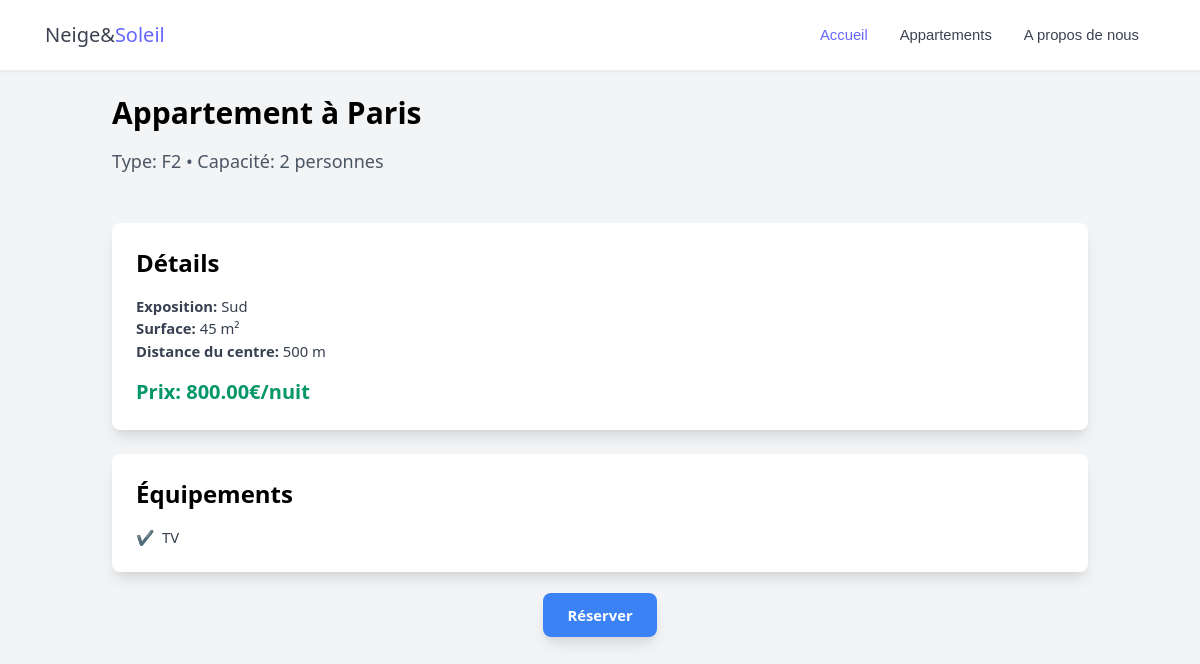
Page /Controlleur/c_detail_annonces.php?id_batiment=B001&numero_appartement=101&prix=800.00 on the committed database.
### tables this page shows
CREATE TABLE IF NOT EXISTS VILLE (
        ID_VILLE INT NOT NULL AUTO_INCREMENT,
        NOM VARCHAR(128) DEFAULT NULL,
        CONSTRAINT PK_VILLE PRIMARY KEY (ID_VILLE)
    );

CREATE TABLE IF NOT EXISTS APPARTEMENT (
        ID_BATIMENT VARCHAR(30) NOT NULL,
        NUMERO_APPARTEMENT INT NOT NULL,
        ID_VILLE INT NOT NULL,
        ID_PROPRIETAIRE INT NOT NULL,
        ADRESSE VARCHAR(70) NOT NULL,
        CODE_POSTAL INT NOT NULL,
        IMG1 mediumblob DEFAULT NULL,
        IMG2 mediumblob DEFAULT NULL,
        IMG3 mediumblob DEFAULT NULL,
        IMG4 mediumblob DEFAULT NULL,
        TYPE ENUM('F1', 'F2', 'F3', 'F4', 'F5') NOT NULL,
        EXPOSITION ENUM('Nord', 'Nord-est','Nord-ouest','Sud','Sud-est','Sud-ouest','Est', 'Ouest') NOT NULL,
        SURFACE_HABITABLE INT NOT NULL,
        SURFACE_BALCON INT DEFAULT NULL,
        CAPACITE INT NOT NULL,
        DISTANCE INT NOT NULL,
        CONSTRAINT PK_APPARTEMENT PRIMARY KEY (ID_BATIMENT, NUMERO_APPARTEMENT),
        CONSTRAINT FK_APPARTEMENT_VILLE FOREIGN KEY (ID_VILLE) REFERENCES VILLE(ID_VILLE) on update cascade,
        CONSTRAINT FK_APPARTEMENT_PROPRIETAIRE FOREIGN KEY (ID_PROPRIETAIRE) REFERENCES PROPRIETAIRE(ID_PROPRIETAIRE) on update cascade on delete cascade,
        CONSTRAINT FK_APPARTEMENT_BATIMENT FOREIGN KEY (ID_BATIMENT) REFERENCES BATIMENT(ID_BATIMENT) on update cascade on delete cascade
    );

CREATE TABLE IF NOT EXISTS EQUIPEMENTS (
        NUMERO_SERIE VARCHAR(128) NOT NULL,
        ID_BATIMENT VARCHAR(30) NOT NULL,
        NUMERO_APPARTEMENT INT NOT NULL,
        TYPE_EQUIPEMENT VARCHAR(40) NOT NULL,
        DATE_ACHAT DATE NOT NULL,
        CARACTERISTIQUES TEXT NOT NULL,
        CONSTRAINT PK_EQUIPEMENTS PRIMARY KEY (NUMERO_SERIE),
        CONSTRAINT FK_EQUIPEMENT_APPARTEMENT FOREIGN KEY (ID_BATIMENT, NUMERO_APPARTEMENT) REFERENCES APPARTEMENT(ID_BATIMENT, NUMERO_APPARTEMENT)
    );

### Controlleur/c_detail_annonces.php (called while the page is built, shortened)
<?php
require_once __DIR__ . "/Controlleur.class.php";
$unControleur = new Controleur();
$id_batiment = $_GET['id_batiment'] ;
$numero_appartement = $_GET['numero_appartement'] ;
$check=$unControleur->verifierAppartement($id_batiment, $numero_appartement);
if ($check == 1) {
$annonce = $unControleur->selectAppartementEkip($id_batiment, $numero_appartement);
}
else {
    header("Location: ../Vue/Erreur404.php");
}
$prixAffiche=$_GET['prix'];
 require_once __DIR__ . "/../Vue/vue_detail_annonces.php";

### Modele/Modele.class.php (called while the page is built, shortened)
<?php
	class Modele {
		private $unPdo ;
		public function __construct(){
			try {
				$serveur="localhost";
				$bdd = "NeigeSoleil";
				$user = "root";
				$mdp = "";
				$this->unPdo = new PDO("mysql:host=".$serveur.";dbname=".$bdd, $user, $mdp);
			}
			catch(PDOException $exp){
				echo "<br> Erreur de connexion à la BDD :".$exp->getMessage();
			}
		}
			public function selectAppartementEkip($id_batiment, $numero_appartement) {
				$requete = "SELECT apt.*, ekip.*, v.nom as ville FROM Ville v JOIN appartement apt ON apt.id_ville=v.id_ville LEFT JOIN Equipements ekip ON apt.id_batiment=ekip.id_batiment AND apt.numero_appartement=ekip.numero_appartement where :id_batiment = apt.id_batiment and :numero_appartement = apt.numero_appartement;";
				$exec = $this->unPdo->prepare($requete);
				$donnees = [":id_batiment" => $id_batiment, ":numero_appartement" => $numero_appartement];
				$exec->execute($donnees);
				return $exec->fetch();
			}
}
	?>

### Controlleur/Controlleur.class.php (called while the page is built, shortened)
    <?php
   require_once __DIR__ . "/../Modele/Modele.class.php";
    class Controleur {
        private $unModele;
        public function __construct (){
            $this->unModele = new Modele();
        }
        public function selectAppartementEkip($id_batiment, $numero_appartement) {
            return $this->unModele->selectAppartementEkip($id_batiment, $numero_appartement);
        }
}
?>

### Vue/vue_detail_annonces.php (the view, shortened to what this page needs)
<!DOCTYPE html>
<html lang="fr">
<head>
    <link rel="stylesheet" href="../CSS/cssnavbar.css">
    <link rel="stylesheet" href="../CSS/search-bar-accueil.css">
    <link href="https://cdn.jsdelivr.net/npm/tailwindcss@2.2.19/dist/tailwind.min.css" rel="stylesheet">
</head>
<body class="bg-gray-100">
<nav class="navbar">
    <div class="container">
      <div class="navbar-header">
        <a href="../index.php">
          <h4>Neige&<span>Soleil</span></h4>
        </a>
      </div>
      <div class="navbar-menu" id="open-navbar1">
        <ul class="navbar-nav">
          <li class="active"><a href="../index.php">Accueil</a></li>
          <li class="navbar-dropdown">
            <a href="../Controlleur/c_annonces.php">
              Appartements <i class="fa fa-angle-down"></i>
            </a>
          </li>
          <li><a href="#">A propos de nous</a></li>
        </ul>
      </div>
    </div>
  </nav>
    <div class="container mx-auto p-6">
        <h1 class="text-3xl font-bold mb-4">Appartement à <?= htmlspecialchars($annonce['ville']) ?></h1>
        <p class="text-gray-600 text-lg">Type: <?= htmlspecialchars($annonce['TYPE']) ?> • Capacité: <?= htmlspecialchars($annonce['CAPACITE']) ?> personnes</p>
        <div class="bg-white shadow-lg rounded-lg p-6">
            <h2 class="text-2xl font-semibold mb-4">Détails</h2>
            <p class="text-gray-700"><strong>Exposition:</strong> <?= htmlspecialchars($annonce['EXPOSITION']) ?></p>
            <p class="text-gray-700"><strong>Surface:</strong> <?= htmlspecialchars($annonce['SURFACE_HABITABLE']) ?> m²</p>
            <p class="text-gray-700"><strong>Distance du centre:</strong> <?= htmlspecialchars($annonce['DISTANCE']) ?> m</p>
            <p class="text-green-600 font-bold text-xl mt-4">Prix: <?= $prixAffiche ?>€/nuit</p>
        </div>
        <?php if (isset($annonce['TYPE_EQUIPEMENT'])): ?>
        <div class="bg-white shadow-lg rounded-lg p-6 mt-6">
            <h2 class="text-2xl font-semibold mb-4">Équipements</h2>
            <ul class="grid grid-cols-2 md:grid-cols-3 gap-3 text-gray-700">
                <li class="flex items-center">
                    <span class="mr-2">✔️</span> <?= htmlspecialchars($annonce["TYPE_EQUIPEMENT"]) ?>
                </li>
            </ul>
        </div>
        <?php endif; ?>
        <div class="text-center mt-8">
            <a href="../Controlleur/c_reservation.php?id_batiment=<?= $id_batiment ?>&numero_appartement=<?= $numero_appartement ?>" class="px-6 py-3 bg-blue-500 text-white font-bold rounded-lg shadow-lg hover:bg-blue-600">Réserver</a>
        </div>
    </div>
</body>
</html>

### CSS/cssnavbar.css (style rules this page uses)
* { box-sizing: border-box; padding: 0; margin: 0; }
body { font-family: "Roboto", sans-serif; font-size: 0.925rem; }
a { text-decoration: none; }
.container { width: 1170px; position: relative; margin-left: auto; margin-right: auto; padding-left: 15px; padding-right: 15px; }
.navbar, .navbar > .container { width: 100%; display: flex; flex-wrap: wrap; align-items: center; justify-content: space-between; }
.navbar { box-shadow: 0 1px 2px 0 rgba(0, 0, 0, 0.05); background-color: #fff; padding: 1rem 1.15rem; border-bottom: 1px solid #eceef3; }
@media (min-width: 576px) { .navbar .container { max-width: 540px; } }
@media (min-width: 768px) { .navbar .container { max-width: 720px; } }
@media (min-width: 992px) { .navbar .container { max-width: 960px; } }
@media (min-width: 1200px) { .navbar .container { max-width: 1140px; } }
.navbar .navbar-header { display: flex; align-items: center; }
.navbar .navbar-header > a { font-weight: 500; color: #3c4250; }
.navbar .navbar-menu { display: flex; align-items: center; flex-basis: auto; flex-grow: 1; font-family: 'Montserrat', sans-serif; }
.navbar .navbar-menu .navbar-nav { margin-left: auto; flex-direction: row; display: flex; padding-left: 0; margin-bottom: 0; list-style: none; }
.navbar .navbar-menu .navbar-nav > li > a { color: #3c4250; text-decoration: none; display: inline-block; padding: 0.5rem 1rem; }
.navbar .navbar-menu .navbar-nav > li.active a { color: #66f; }
.navbar .navbar-dropdown { position: relative; }
.navbar .navbar-header > a span { color: #66f; }
.navbar .navbar-header h4 { font-weight: 500; font-size: 1.25rem; }

### rows in the picture
ville: NOM "Paris", appartement.TYPE "F2", appartement.CAPACITE "2", appartement.EXPOSITION "Sud", appartement.SURFACE_HABITABLE "45", appartement.DISTANCE "500", equipements.TYPE_EQUIPEMENT "TV"

### other values in the picture
$prixAffiche "800.00"
